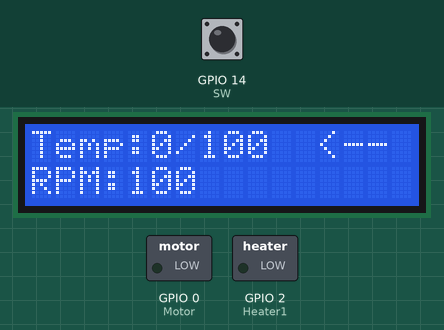
Bench run of a program on a simulated ESP8266 board running MicroPython. Shown: 16×2 character LCD, switched loads named in the program (green lamp = pin HIGH). Inputs (shaded band) come from the test bench; at power-on: GPIO 14 (SW) HIGH. Library files of the repository ran but are not shown: i2c_lcd.py; what the program prints to the serial console is not drawn.

Above: at 4.2 s.
4.3 s: GPIO 14 (SW) pulled LOW for 0.15 s
At 5.7 s:
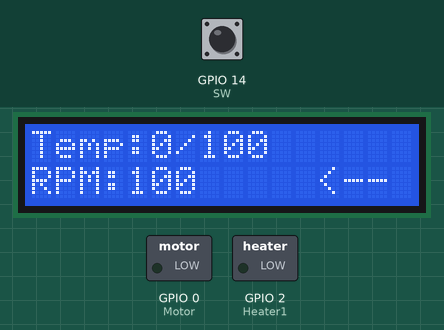
6.0 s: GPIO 14 (SW) pulled LOW for 1 s
At 8.2 s:
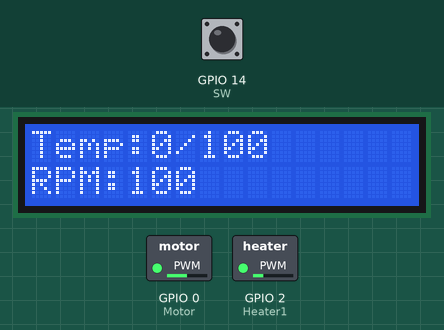
8.5 s: GPIO 14 (SW) pulled LOW for 0.15 s
At 8.66 s:
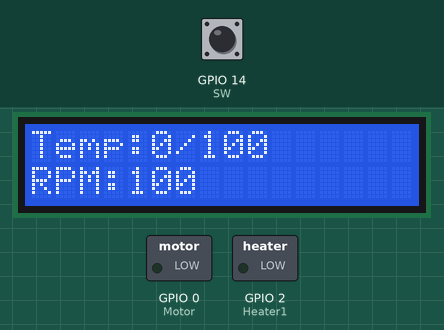
Timing chart, 0 to 11.5 s (numbered marks = the images above; inputs shaded):
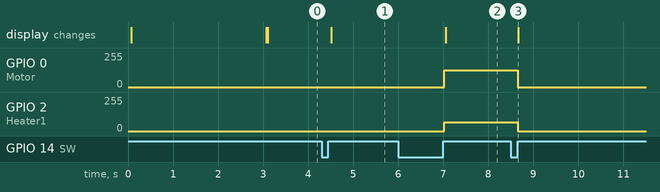

Measured:
- after the input at 4.3 s, the display: changes after 0.21 s (image 1)
- after the input at 6.0 s, GPIO 0 (Motor): 0/255 → 127/255 after 1.0 s; GPIO 2 (Heater1): 0/255 → 64/255 after 1.0 s; the display: changes after 1.1 s (image 2)
- after the input at 8.5 s, GPIO 0 (Motor): 127/255 → 0/255 after 0.15 s; GPIO 2 (Heater1): 64/255 → 0/255 after 0.15 s

The program:

main.py
```python
import RotaryEncoder as Encoder
import time
import LCD
import Thermocouple
import DC_Motor as Motor
import Heater

op_flag=1      #operation flag (0->operation mode, 1->modify mode)
st_flag=0      #Flag to determine whether to edit in Temp or RPM
act_temp=0     #Actual temperature read from Thermocouple
temp=100       #Output Temperature to Heaters
rpm=100        #Output RPM to Motor
delay_time=3   #delay time at welcome
lastInterruptTime = 0  #Measuring Interrupt time to interrupts overlapping by encoder

#ISR for SW (switches from modify or operation mode)
def SW_ISR():
    global op_flag,st_flag
    if op_flag == 0:
        #stopping motor and heater during modification
        Motor.Rotate(0)
        Heater.Heat(0)
        print("Switched to modify mode")
        op_flag = 1

    else:
        if (st_flag == 1):
            print("Switched to operation mode")
            op_flag = 0
            st_flag = 0
        else:
            st_flag += 1

#ISR for CLK (to edit in temp and rpm values)
def CLK_ISR():
    global op_flag,st_flag,temp,rpm,lastInterruptTime

    #Measuring interrupt time
    interruptTime = time.ticks_ms()

    #Detemining whether the encoder is turning right or left
    if (time.ticks_diff(interruptTime, lastInterruptTime) > 20):
        if (Encoder.DT_read() == 0):
            print("Right Turn")
            if(st_flag==0 and op_flag==1):
                temp+=1
            elif(st_flag==1):
                rpm+=1
        else:
            print("Left Turn");
            if(st_flag==0 and op_flag==1):
                temp-=1
            elif(st_flag==1):
                rpm-=1
    #Updating last interrupt time
    lastInterruptTime = interruptTime

#Intializing encoder after deifining its ISRs
Encoder.Init(SW_ISR,CLK_ISR)

#Welcoming user
LCD.Welcome(delay_time)

while True:
    #Displaying temp and rpm
    LCD.DispVars(act_temp,temp,rpm)

    #Output during operation mode
    if(op_flag==0):
        Motor.Rotate(rpm)
        Heater.Heat(temp)

    #Reading temp from thermocouple
    act_temp = Thermocouple.Read();

    #Specifying the place where the user can edit
    if(op_flag==1):
        if(st_flag==0):
            LCD.DispPos("<--",12,0)
        else:
            LCD.DispPos("   ",12,0)
            LCD.DispPos("<--",12,1)
    else:
        LCD.DispPos("   ",12,1)
```

RotaryEncoder.py
```python
#importing system modules
from machine import Pin

#Required Pins
SW_pin = 14
DT_pin = 12
CLK_pin = 13

#Initializing Pins as input pullup
SW = Pin(SW_pin, Pin.IN, Pin.PULL_UP)
DT = Pin(DT_pin, Pin.IN, Pin.PULL_UP)
CLK = Pin(CLK_pin, Pin.IN, Pin.PULL_UP)

#Global Functions for callback
def Global_Function1():
    pass

def Global_Function2():
    pass

#Function to read DT pin (to determine direction of rotation)
def DT_read():
    return DT.value()

#Function to initialize Encoder and take the ISRs from user
def Init(SW_Callback, CLK_back):
    global Global_Function1,Global_Function2

    Global_Function1 = SW_Callback
    Global_Function2 = CLK_back

    SW.irq(trigger=Pin.IRQ_RISING, handler=SW_ISR)
    CLK.irq(trigger=Pin.IRQ_FALLING, handler=CLK_ISR)


#ISR for SW pin (the interrupt is disabled within ISR to avoid debouncing)
def SW_ISR(pin):
    SW.irq(trigger=0, handler=SW_ISR)
    global Global_Function1
    Global_Function1()
    SW.irq(trigger=Pin.IRQ_RISING, handler=SW_ISR)

#ISR for CLK pin (the interrupt is disabled within ISR to avoid debouncing)
def CLK_ISR(pin):
    CLK.irq(trigger=0, handler=CLK_ISR)
    global Global_Function2
    Global_Function2()
    CLK.irq(trigger=Pin.IRQ_FALLING, handler=CLK_ISR)
```

LCD.py
```python
#importing system modules
from machine import I2C, Pin
import time
#importing i2c_lcd library
from i2c_lcd import I2cLcd

#Default LCD Address
DEFAULT_I2C_ADDR = 0x27

#Initializing I2C
i2c = I2C(scl=Pin(5), sda=Pin(4), freq=400000)
lcd = I2cLcd(i2c, DEFAULT_I2C_ADDR, 2, 16)

#Function to display string on LCD
def Disp(string):
    lcd.putstr(string)

#Function to display string on LCD with exact position
def DispPos(string,x,y):
    lcd.move_to(x, y)
    lcd.putstr(string)

#Function to clear LCD
def Clear():
    lcd.clear()

#Function to Display at the beginning of code
def Welcome(delay_time):
    DispPos("Welcome to",3,0)
    DispPos("Extruder",4,1)
    time.sleep(delay_time)
    Clear()
    Disp("Temp:")
    DispPos("RPM:",0,1)

#Function to Display required variables
def DispVars(act_temp,temp,rpm):
    DispPos(str(act_temp),5,0)
    Disp("/")
    Disp(str(temp))
    Disp(" ")
    DispPos(str(rpm),4,1)
    Disp(" ")
```

Thermocouple.py
```python
def Read():
    return 0
```

DC_Motor.py
```python
#importing system modules
from machine import Pin,PWM

#Required Pins
Motor_pin = 0

#Initializing Pins as oputput
Motor = Pin(Motor_pin, Pin.OUT)

#Configuring PWM pins
pwm = PWM(Pin(Motor_pin), freq=1000)


#Max motor RPM
Max_RPM=200.0

#Function that outputs pwm signals to the heaters
def Rotate(rpm):
    out = int((rpm/Max_RPM)*1023.0)
    pwm.duty(out)
```

Heater.py
```python
#importing system modules
from machine import Pin,PWM

#Required Pins
Heater1_pin = 2
# Heater2_pin = 12
# Heater3_pin = 13

#Initializing Pins as oputput
Heater1 = Pin(Heater1_pin, Pin.OUT)
# Heater2 = Pin(Heater2_pin, Pin.OUT)
# Heater3 = Pin(Heater3_pin, Pin.OUT)

#Configuring PWM pins
pwm1 = PWM(Pin(Heater1_pin), freq=1000)
# pwm2 = PWM(Pin(Heater2_pin), freq=1000)
# pwm3 = PWM(Pin(Heater3_pin), freq=1000)

#Max heater temperature
Max_Temp=400.0

#Function that outputs pwm signals to the heaters
def Heat(temp):
    out = int((temp/Max_Temp)*1023.0)
    pwm1.duty(out)
#     pwm2.duty(out)
#     pwm3.duty(out)
```
